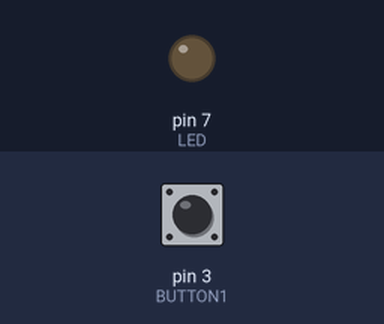
The sketch below on a simulated Arduino Uno, built with avr-gcc and run on an emulated ATmega328P. On the bench: output pins drawn as LEDs (lit = HIGH). Inputs (shaded band) come from the test bench; at power-on: pin 3 (BUTTON1) LOW.

Above: at 1.2 s.
1.3 s: pin 3 (BUTTON1) pulled HIGH for 0.15 s
At 1.7 s:
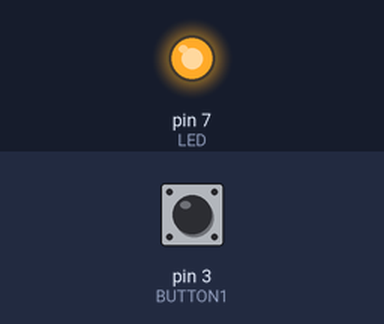
2.9 s: pin 3 (BUTTON1) pulled HIGH for 1 s
At 4.2 s:
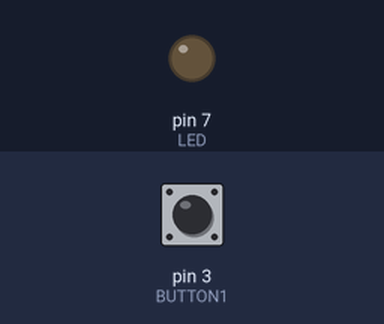
5.4 s: pin 3 (BUTTON1) pulled HIGH for 3.2 s
At 6.1 s:
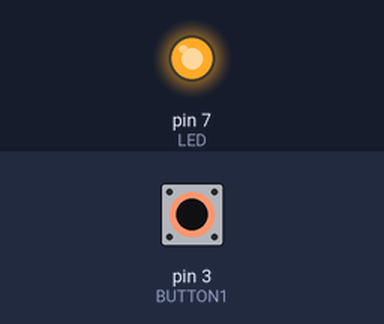
Timing chart, 0 to 8.4 s (numbered marks = the images above; inputs shaded):
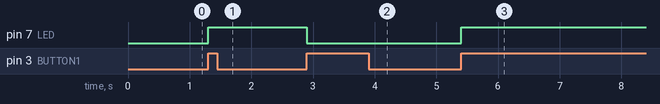

The sketch:

_02.ino
```cpp
#define LED 7
#define BUTTON1 3

bool wasUp;
bool ledOn;

void setup() {
    pinMode(LED, OUTPUT);
    pinMode(BUTTON1, INPUT);

    wasUp = digitalRead(BUTTON1);
    ledOn = false;
    digitalWrite(LED, ledOn);
}

void loop() {
    bool isUp = digitalRead(BUTTON1);
    if(isUp && !wasUp) {
        ledOn = !ledOn;
        digitalWrite(LED, ledOn);
        delay(50);
    }
    wasUp = isUp;
}
```

Measured:
- after the input at 1.3 s, pin 7 (LED): LOW → HIGH at once
- after the input at 2.9 s, pin 7 (LED): HIGH → LOW at once
- after the input at 5.4 s, pin 7 (LED): LOW → HIGH at once
